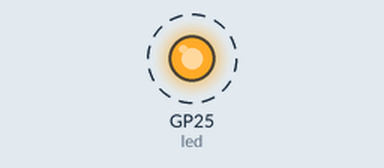
Recording of a program running on a simulated Raspberry Pi Pico running MicroPython. On the bench: output pins drawn as LEDs (lit = HIGH). Dashed ring = blinking.

Above: at 0.2 s.
Timing chart, 0 to 3.0 s (numbered marks = the images above):
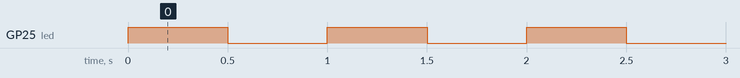

Measured:
- by itself, GP25 (led): alternates HIGH for 0.50 s and LOW for 0.50 s

The program:

main.py
```python
# Project 149 code from ChatGPT
import machine
import utime

led = machine.Pin(25, machine.Pin.OUT)  # Set Pin 25 as output

while True:
    led.value(1)  # Turn on the LED
    utime.sleep(0.5)  # Wait for 500ms
    led.value(0)  # Turn off the LED
    utime.sleep(0.5)  # Wait for 500ms
```
